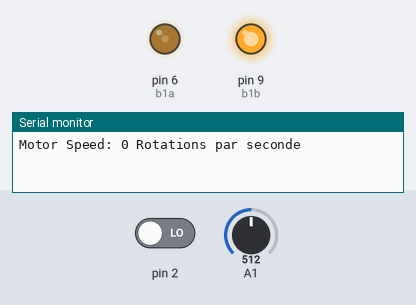
A sketch run on a simulated Arduino Uno, built with avr-gcc and run on an emulated ATmega328P. Shown: output pins drawn as LEDs (lit = HIGH), the last lines printed to the serial monitor. The inputs (shaded band) are chosen by the test bench; at power-on: A1 = 512, pin 2 LOW.

Above: at 1.2 s.
1.3 s: A1 set to 716
At 1.8 s:
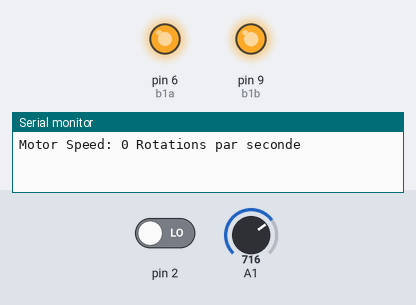
2.8 s: A1 set to 900
At 4.0 s:
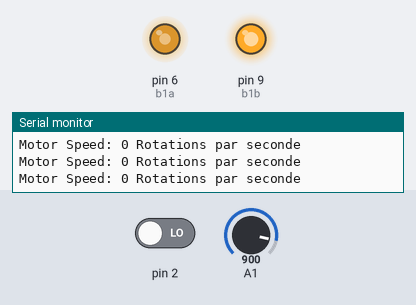
4.3 s: A1 set to 1023
At 5.3 s:
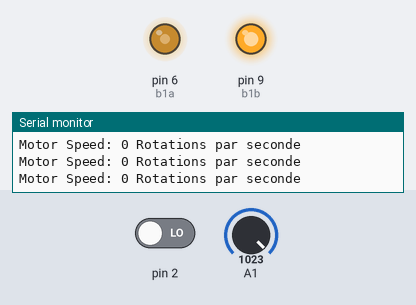
Timing chart, 0 to 7.3 s (numbered marks = the images above; inputs shaded):
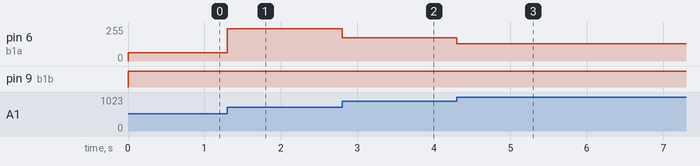

Measured:
- after the input at 1.3 s, pin 6 (b1a): 63/255 → 243/255 at once
- after the input at 2.8 s, pin 6 (b1a): 243/255 → 174/255 at once
- after the input at 4.3 s, pin 6 (b1a): 174/255 → 128/255 at once

The sketch:

RPM.ino
```cpp
#include "TimerOne.h"
unsigned int counter=0;

int b1a = 6;  // L9110 B-1A
int b1b = 9;  // L9110 B-1B

void docount()  // counts from the speed sensor
{
  counter++;  // increase +1 the counter value
}

void timerIsr()
{
  Timer1.detachInterrupt();  //stop the timer
  Serial.print("Motor Speed: ");
  int rotation = (counter / 20);  // divide by number of holes in Disc
  Serial.print(rotation,DEC);
  Serial.println(" Rotations par seconde");
  counter=0;  //  reset counter to zero
  Timer1.attachInterrupt( timerIsr );  //enable the timer
}

void setup()
{
  Serial.begin(2000);

 pinMode(b1a, OUTPUT);
 pinMode(b1b, OUTPUT);

  Timer1.initialize(1000000); // set timer for 1sec
  attachInterrupt(0, docount, RISING);  // increase counter when speed sensor pin goes High
  Timer1.attachInterrupt( timerIsr ); // enable the timer
}

void loop()
{
  int potvalue = analogRead(1);  // Potentiometer connected to Pin A1
  int motorspeed = map(potvalue, 0, 680, 255, 0);
  analogWrite(b1a, motorspeed);  // set speed of motor (0-255)
  digitalWrite(b1b, 1);  // set rotation of motor to Clockwise
}
```
